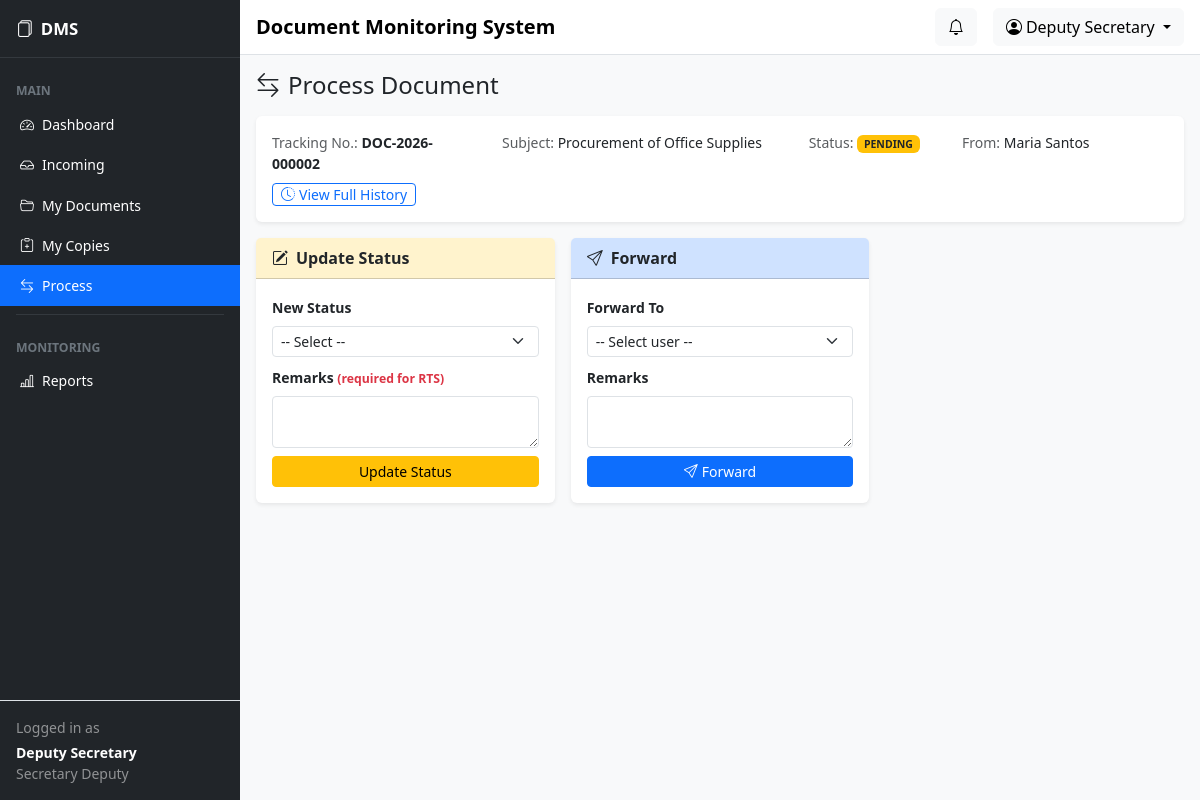
Page /secretary_deputy/process.php?id=2 (signed in) on the committed database.
### tables this page shows
CREATE TABLE users (
  id INT UNSIGNED NOT NULL AUTO_INCREMENT,
  branch_id INT UNSIGNED DEFAULT NULL,
  full_name VARCHAR(150) NOT NULL,
  username VARCHAR(50) NOT NULL,
  password VARCHAR(255) NOT NULL,
  role ENUM('BRANCH','SECRETARY_DEPUTY','SECRETARY_CO','ADMIN') NOT NULL,
  position VARCHAR(100) DEFAULT NULL,
  status ENUM('active','inactive') NOT NULL DEFAULT 'active',
  created_at TIMESTAMP NOT NULL DEFAULT CURRENT_TIMESTAMP,
  updated_at TIMESTAMP NOT NULL DEFAULT CURRENT_TIMESTAMP ON UPDATE CURRENT_TIMESTAMP,
  last_login DATETIME DEFAULT NULL,
  PRIMARY KEY (id),
  UNIQUE KEY uq_username (username),
  KEY idx_users_role (role),
  KEY idx_users_status (status),
  KEY idx_users_branch (branch_id),
  CONSTRAINT fk_users_branch FOREIGN KEY (branch_id)
    REFERENCES branches (id) ON DELETE SET NULL ON UPDATE CASCADE
);

CREATE TABLE documents (
  id INT UNSIGNED NOT NULL AUTO_INCREMENT,
  tracking_number VARCHAR(30) NOT NULL,
  doc_control_number VARCHAR(50) DEFAULT NULL,
  subject VARCHAR(255) NOT NULL,
  document_type VARCHAR(100) DEFAULT NULL,
  sender VARCHAR(150) DEFAULT NULL,
  originating_branch_id INT UNSIGNED DEFAULT NULL,
  created_by INT UNSIGNED NOT NULL,
  current_holder_id INT UNSIGNED DEFAULT NULL,
  current_branch_id INT UNSIGNED DEFAULT NULL,
  current_status ENUM('NEW','RECEIVED','PENDING','SIGNED','APPROVED','RTS') NOT NULL DEFAULT 'NEW',
  priority ENUM('Low','Normal','High','Urgent') NOT NULL DEFAULT 'Normal',
  date_received DATE DEFAULT NULL,
  remarks TEXT,
  created_at TIMESTAMP NOT NULL DEFAULT CURRENT_TIMESTAMP,
  updated_at TIMESTAMP NOT NULL DEFAULT CURRENT_TIMESTAMP ON UPDATE CURRENT_TIMESTAMP,
  PRIMARY KEY (id),
  UNIQUE KEY uq_tracking_number (tracking_number),
  KEY idx_docs_status (current_status),
  KEY idx_docs_created (created_at),
  KEY idx_docs_holder (current_holder_id),
  KEY idx_docs_subject (subject),
  KEY idx_docs_type (document_type),
  KEY idx_docs_orig_branch (originating_branch_id),
  KEY idx_docs_updated (updated_at),
  CONSTRAINT fk_docs_orig_branch FOREIGN KEY (originating_branch_id)
    REFERENCES branches (id) ON DELETE SET NULL ON UPDATE CASCADE,
  CONSTRAINT fk_docs_created_by FOREIGN KEY (created_by)
    REFERENCES users (id) ON DELETE RESTRICT ON UPDATE CASCADE,
  CONSTRAINT fk_docs_current_holder FOREIGN KEY (current_holder_id)
    REFERENCES users (id) ON DELETE SET NULL ON UPDATE CASCADE,
  CONSTRAINT fk_docs_current_branch FOREIGN KEY (current_branch_id)
    REFERENCES branches (id) ON DELETE SET NULL ON UPDATE CASCADE
);

### config/database.php (called while the page is built, shortened)
<?php
function db(): PDO
{
    static $pdo = null;
    if ($pdo instanceof PDO) {
        return $pdo;
    }
    $dsn = sprintf('mysql:host=%s;port=%d;dbname=%s;charset=utf8mb4', DB_HOST, DB_PORT, DB_NAME);
    try {
        $pdo = new PDO($dsn, DB_USER, DB_PASS, [
            PDO::ATTR_ERRMODE            => PDO::ERRMODE_EXCEPTION,
            PDO::ATTR_DEFAULT_FETCH_MODE => PDO::FETCH_ASSOC,
            PDO::ATTR_EMULATE_PREPARES   => false,
        ]);
    } catch (PDOException $e) {
        log_error('Database connection failed: ' . $e->getMessage());
        http_response_code(500);
        die('Database connection error. Please contact the system administrator.');
    }
    return $pdo;
}

### config/auth.php (called while the page is built, shortened)
<?php
function e(?string $value): string
{
    return htmlspecialchars((string)$value, ENT_QUOTES, 'UTF-8');
}
function enforce_session_timeout(): void
{
    $timeout = (int)setting('session_timeout_minutes', '30') * 60;
}
function current_user(): ?array
{
    $stmt = db()->prepare('SELECT * FROM users WHERE id = ? LIMIT 1');
    $stmt->execute([$_SESSION['user_id']]);
    $user = $stmt->fetch();
    return ($user && $user['status'] === 'active') ? $user : null;
}
function require_login(): array
{
    enforce_session_timeout();
    $user = current_user();
    return $user;
}
function require_role(array|string $roles): array
{
    $user = require_login();
    return $user;
}
function setting(string $key, string $default = ''): string
{
    static $cache = [];
    if (!$cache) {
        try {
            foreach (db()->query('SELECT setting_key, setting_value FROM system_settings') as $r) {
                $cache[$r['setting_key']] = $r['setting_value'];
            }
        } catch (Throwable $e) {
            log_error('settings read failed: ' . $e->getMessage());
        }
    }
    return $cache[$key] ?? $default;
}

### secretary_deputy/process.php (the view, shortened to what this page needs)
<?php
$user = require_role(ROLE_SECRETARY_DEPUTY);
$id = (int)($_GET['id'] ?? 0);
$doc = $id > 0 ? document_with_relations($id) : null;
page_header('Process: ' . $doc['tracking_number'], 'process', $user);
?>
<h4 class="mb-3"><i class="bi bi-arrow-left-right me-2"></i>Process Document</h4>
<div class="card shadow-sm border-0 mb-3">
    <div class="card-body small">
        <div class="row">
            <div class="col-md-3"><span class="text-muted">Tracking No.:</span> <strong><?= e($doc['tracking_number']) ?></strong></div>
            <div class="col-md-4"><span class="text-muted">Subject:</span> <?= e($doc['subject']) ?></div>
            <div class="col-md-2"><span class="text-muted">Status:</span> <?= status_badge($doc['current_status']) ?></div>
            <div class="col-md-3"><span class="text-muted">From:</span> <?= e($doc['created_by_name'] ?? '—') ?></div>
        </div>
        <div class="row mt-2">
            <div class="col-md-12"><a href="<?= BASE_URL ?>/view_document.php?id=<?= (int)$id ?>" class="btn btn-sm btn-outline-primary py-0"><i class="bi bi-clock-history me-1"></i>View Full History</a></div>
        </div>
    </div>
</div>
<div class="row g-3">
    <div class="col-lg-4">
        <div class="card shadow-sm border-0 h-100">
            <div class="card-header bg-warning-subtle fw-semibold"><i class="bi bi-pencil-square me-2"></i>Update Status</div>
            <div class="card-body">
                <form method="post">
                    <div class="mb-2">
                        <label class="form-label small fw-semibold">New Status</label>
                        <select name="new_status" class="form-select form-select-sm" required>
                            <option value="">-- Select --</option>
                        </select>
                    </div>
                    <div class="mb-2">
                        <label class="form-label small fw-semibold">Remarks <span class="text-danger small">(required for RTS)</span></label>
                        <textarea name="remarks" class="form-control form-control-sm" rows="2"></textarea>
                    </div>
                    <button class="btn btn-warning btn-sm w-100" name="action" value="change_status" onclick="return confirm('Are you sure you want to update the status of <?= e($doc['tracking_number']) ?>?')">Update Status</button>
                </form>
            </div>
        </div>
    </div>
    <div class="col-lg-4">
        <div class="card shadow-sm border-0 h-100">
            <div class="card-header bg-primary-subtle fw-semibold"><i class="bi bi-send me-2"></i>Forward</div>
            <div class="card-body">
                <form method="post">
                    <div class="mb-2">
                        <label class="form-label small fw-semibold">Forward To</label>
                        <select name="to_user" class="form-select form-select-sm" required>
                            <option value="">-- Select user --</option>
                        </select>
                    </div>
                    <div class="mb-2">
                        <label class="form-label small fw-semibold">Remarks</label>
                        <textarea name="remarks" class="form-control form-control-sm" rows="2"></textarea>
                    </div>
                    <button class="btn btn-primary btn-sm w-100" name="action" value="forward" onclick="return confirm('Are you sure you want to forward <?= e($doc['tracking_number']) ?> to the selected user?')"><i class="bi bi-send me-1"></i>Forward</button>
                </form>
            </div>
        </div>
    </div>
</div>

### includes/sidebar.php (shortened to what this page needs)
<?php
$currentRole = $user['role'] ?? ROLE_ADMIN;
$navItems = [];
$navItems[] = ['type' => 'heading', 'label' => 'Main'];
$navItems[] = ['type' => 'link', 'href' => $dashUrl ?? '#', 'icon' => 'bi-speedometer2', 'label' => 'Dashboard', 'key' => 'dashboard'];
if ($currentRole === ROLE_BRANCH) {
    $navItems[] = ['type' => 'link', 'href' => BASE_URL . '/branch/incoming.php', 'icon' => 'bi-inbox', 'label' => 'Incoming', 'key' => 'incoming', 'badge' => incoming_count((int)($user['id'] ?? 0))];
    $navItems[] = ['type' => 'link', 'href' => BASE_URL . '/branch/documents.php', 'icon' => 'bi-folder2-open', 'label' => 'My Documents', 'key' => 'documents'];
    $navItems[] = ['type' => 'link', 'href' => BASE_URL . '/branch/create_document.php', 'icon' => 'bi-file-earmark-plus', 'label' => 'Log Document', 'key' => 'create'];
    $navItems[] = ['type' => 'link', 'href' => BASE_URL . '/branch/returned.php', 'icon' => 'bi-arrow-return-left', 'label' => 'Returned', 'key' => 'returned'];
    $navItems[] = ['type' => 'link', 'href' => BASE_URL . '/branch/documents.php?status=APPROVED', 'icon' => 'bi-check2-circle', 'label' => 'Completed', 'key' => 'completed'];
} else {
    $secDir = ($currentRole === ROLE_SECRETARY_CO) ? 'secretary_co' : 'secretary_deputy';
    $navItems[] = ['type' => 'link', 'href' => BASE_URL . '/' . $secDir . '/incoming.php', 'icon' => 'bi-inbox', 'label' => 'Incoming', 'key' => 'incoming', 'badge' => incoming_count((int)($user['id'] ?? 0))];
    $navItems[] = ['type' => 'link', 'href' => BASE_URL . '/' . $secDir . '/documents.php', 'icon' => 'bi-folder2-open', 'label' => 'My Documents', 'key' => 'documents'];
    $navItems[] = ['type' => 'link', 'href' => BASE_URL . '/' . $secDir . '/copies.php', 'icon' => 'bi-clipboard-plus', 'label' => 'My Copies', 'key' => 'copies'];
    $navItems[] = ['type' => 'link', 'href' => BASE_URL . '/' . $secDir . '/process.php', 'icon' => 'bi-arrow-left-right', 'label' => 'Process', 'key' => 'process'];
}
$navItems[] = ['type' => 'divider'];
$navItems[] = ['type' => 'heading', 'label' => 'Monitoring'];
$navItems[] = ['type' => 'link', 'href' => BASE_URL . '/reports/index.php', 'icon' => 'bi-bar-chart-line', 'label' => 'Reports', 'key' => 'reports'];
?>
<aside class="sidebar bg-dark text-white d-none d-md-flex flex-column flex-shrink-0">
    <div class="sidebar-brand py-3 px-3 d-flex align-items-center">
        <i class="bi bi-files me-2"></i>
        <span class="fw-bold"><?= e(setting('org_short', 'DMS')) ?></span>
    </div>
    <hr class="text-secondary m-0">
    <ul class="nav nav-pills flex-column mb-auto py-2 small">
        <?php foreach ($navItems as $item): ?>
            <?php if (($item['type'] ?? '') === 'heading'): ?>
                <li class="nav-heading text-uppercase text-secondary px-3 pt-3 pb-1 small fw-bold"><?= e($item['label']) ?></li>
            <?php elseif (($item['type'] ?? '') === 'divider'): ?>
                <li><hr class="text-secondary mx-3 my-2"></li>
            <?php else: ?>
                <li class="nav-item">
                    <a class="nav-link text-white <?= (($activeNav ?? '') === ($item['key'] ?? '')) ? 'active bg-primary' : '' ?>" href="<?= e($item['href']) ?>">
                        <i class="bi <?= e($item['icon']) ?> me-2"></i><?= e($item['label']) ?>
                    </a>
                </li>
            <?php endif; ?>
        <?php endforeach; ?>
    </ul>
    <div class="p-3 border-top small">
        <div class="text-white-50 mb-1">Logged in as</div>
        <div class="text-white fw-semibold"><?= e($user['full_name'] ?? '') ?></div>
        <div class="text-white-50"><?= e(role_label($currentRole)) ?></div>
    </div>
</aside>

### includes/navbar.php (shortened to what this page needs)
<nav class="navbar navbar-expand navbar-light bg-white border-bottom px-3">
    <span class="navbar-brand fw-semibold mb-0 h6 d-none d-md-block"><?= e(setting('org_name', 'Document Monitoring System')) ?></span>
    <div class="ms-auto d-flex align-items-center">
        <div class="dropdown me-3">
            <button class="btn btn-light position-relative" type="button" data-bs-toggle="dropdown" aria-expanded="false">
                <i class="bi bi-bell"></i>
            </button>
        </div>
        <div class="dropdown">
            <button class="btn btn-light dropdown-toggle" type="button" data-bs-toggle="dropdown">
                <i class="bi bi-person-circle me-1"></i><?= e($user['full_name'] ?? '') ?>
            </button>
        </div>
    </div>
</nav>

### includes/functions.php (shortened to what this page needs)
<?php
require_once CONFIG_PATH . DS . 'database.php';
function status_badge(string $status): string
{
    $s = strtoupper($status);
    $class = match ($s) {
        'PENDING'  => 'bg-warning text-dark',
        'SIGNED'   => 'bg-primary',
        'APPROVED' => 'bg-success',
        'RTS'      => 'bg-danger',
        'RECEIVED' => 'bg-info text-dark',
        'NEW'      => 'bg-secondary',
        default    => 'bg-secondary',
    };
    return '<span class="badge ' . $class . '">' . e($s) . '</span>';
}
function role_label(string $role): string
{
    return match ($role) {
        'BRANCH'           => 'Branch',
        'SECRETARY_DEPUTY' => 'Secretary Deputy',
        'SECRETARY_CO'     => 'Secretary of CO',
        'ADMIN'            => 'Administrator',
        default            => $role,
    };
}
function incoming_documents(int $userId): array
{
    $sql = 'SELECT d.*, b.branch_name AS origin_branch, t.created_at AS received_at
            FROM documents d
            INNER JOIN document_tracking t ON t.id = (
                SELECT MAX(t2.id) FROM document_tracking t2 WHERE t2.document_id = d.id
            )
            LEFT JOIN branches b ON b.id = d.originating_branch_id
            WHERE t.action IN (?, ?) AND t.to_user_id = ?
            ORDER BY t.created_at DESC';
    $stmt = db()->prepare($sql);
    $stmt->execute([ACTION_FORWARDED, ACTION_RTS, $userId]);
    return $stmt->fetchAll();
}
function incoming_count(int $userId): int
{
    return count(incoming_documents($userId));
}
function document_with_relations(int $docId): ?array
{
    $sql = 'SELECT d.*,
                   ob.branch_name AS origin_branch_name,
                   cb.branch_name AS current_branch_name,
                   cr.full_name   AS created_by_name,
                   cu.full_name   AS holder_name,
                   cu.role        AS holder_role,
                   cu.position    AS holder_position
            FROM documents d
            LEFT JOIN branches ob ON ob.id = d.originating_branch_id
            LEFT JOIN branches cb ON cb.id = d.current_branch_id
            LEFT JOIN users cr ON cr.id = d.created_by
            LEFT JOIN users cu ON cu.id = d.current_holder_id
            WHERE d.id = ? LIMIT 1';
    $stmt = db()->prepare($sql);
    $stmt->execute([$docId]);
    $row = $stmt->fetch();
    return $row ?: null;
}

### public/assets/css/app.css (style rules this page uses)
:root { --sidebar-width: 240px; --sidebar-bg: #1f2a3a; }
.sidebar { width: var(--sidebar-width); min-height: 100vh; position: sticky; top: 0; height: 100vh; }
.sidebar .nav-link { border-radius: 0; padding: 0.6rem 1.25rem; }
.sidebar .nav-link.active { background-color: #0d6efd; }
.sidebar-brand { font-size: 1.05rem; }

### rows in the picture
users: full_name "Deputy Secretary", role "Secretary Deputy"
documents: tracking_number "DOC-2026-000002", subject "Procurement of Office Supplies", current_status "PENDING", created_by.full_name "Maria Santos"

### other values in the picture
setting('org_short', 'DMS') "DMS"
$item['label'] "MAIN"
$item['label'] "Dashboard"
$item['label'] "Incoming"
$item['label'] "My Documents"
$item['label'] "My Copies"
$item['label'] "Process"
$item['label'] "MONITORING"
$item['label'] "Reports"
setting('org_name', 'Document Monitoring System') "Document Monitoring System"
